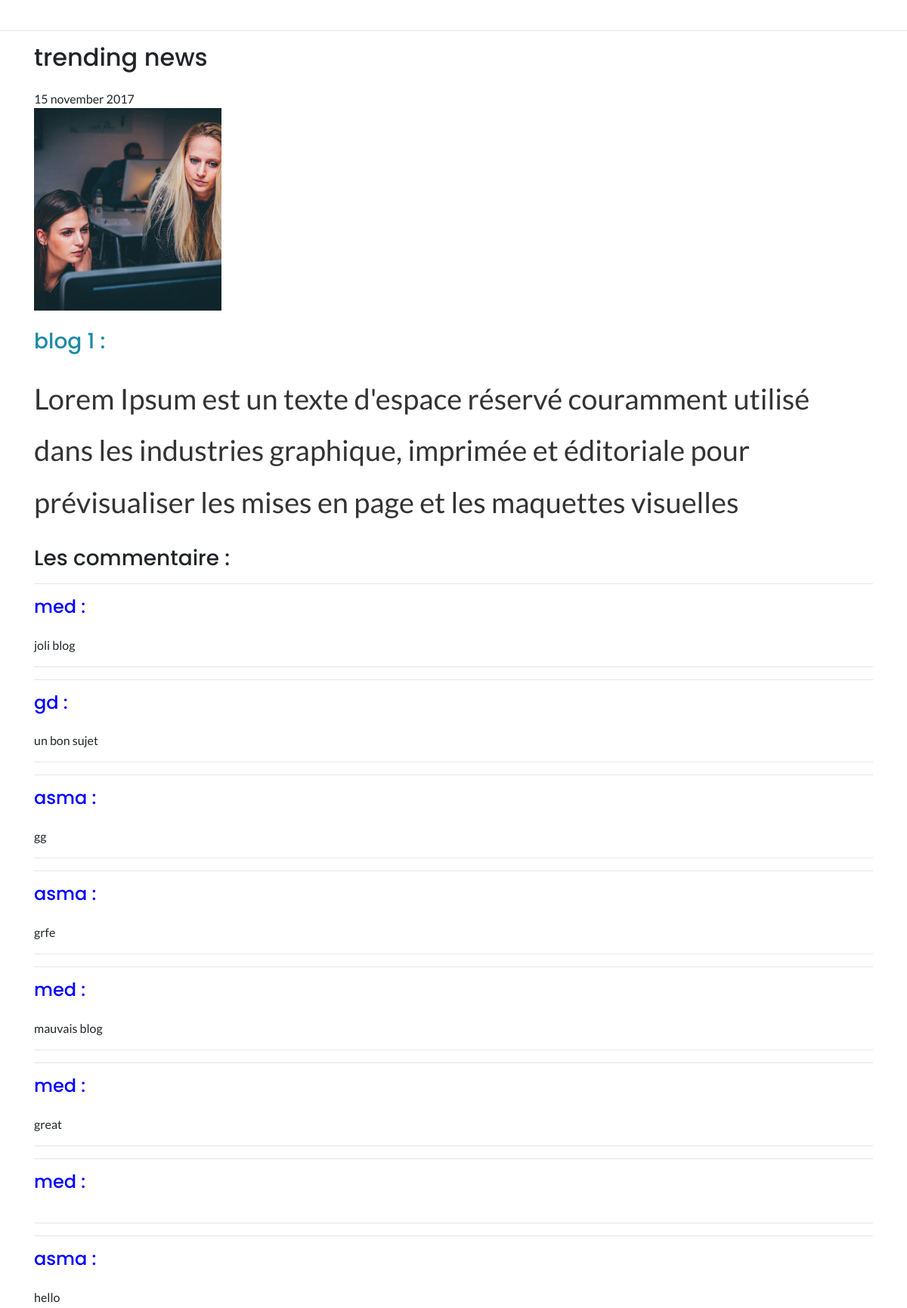
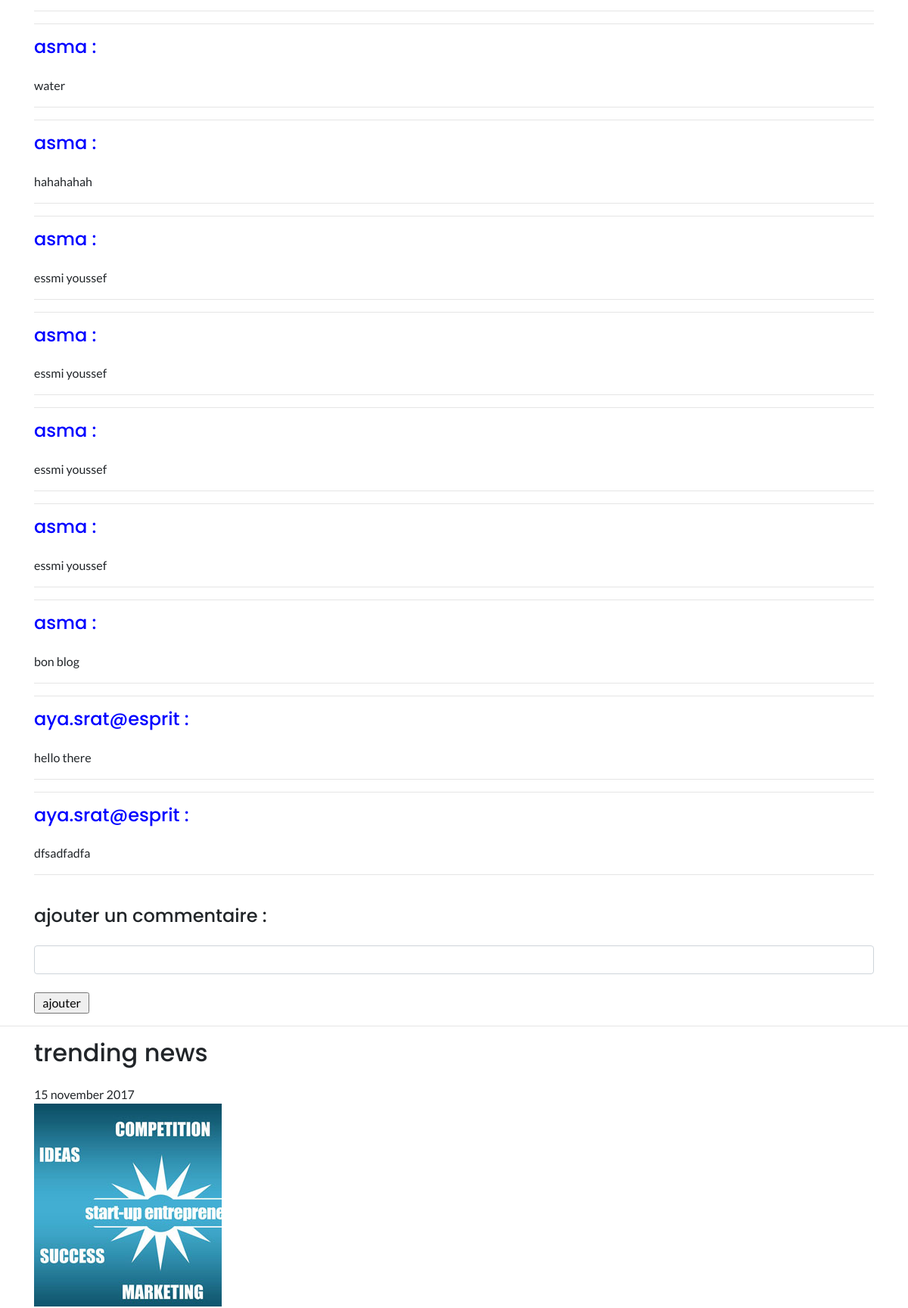
The page /1/gestion_blog_commentaire.php (signed in, upper part) on the database its author committed (2 pictures, top to bottom).
### tables this page shows
CREATE TABLE `blog` (
  `id` int(11) NOT NULL,
  `titre` varchar(20) NOT NULL,
  `sujet` text NOT NULL,
  `article` text NOT NULL,
  `image` varchar(80) NOT NULL
);

CREATE TABLE `commentaire` (
  `id` int(8) NOT NULL,
  `text` varchar(2000) NOT NULL,
  `id_b` int(8) NOT NULL,
  `nom_u` varchar(15) NOT NULL
);

### 1/blogC.php (called while the page is built, shortened)
<?php
class blogC{
  public function afficherblogg() {
      try{
          $pdo=config::getConnexion();
          $query= $pdo ->prepare(
              'SELECT * FROM blog'
          );
          $query->execute();
          return $query->fetchAll();
      }
      catch(PDOException $e){
          $e->getMessage();
      }
  }
        public function deleteblog($id)
{
    $sql="delete from blog where id = :id";
    $db=config::getConnexion();
    $query=$db->prepare($sql);
    $query->execute(['id' => $id]);
}    }
        ?>

### 1/commentC.php (called while the page is built, shortened)
<?php
class commentC{
        public function affichercommentbyid($id) {
            try{
                $pdo=config::getConnexion();
                $query= $pdo ->prepare(
                    "select * from commentaire as c where c.id_b=$id"
                );
                $query->execute();
                return $query->fetchAll();
            }
            catch(PDOException $e){
                $e->getMessage();
            }
        }
        }
?>

### 1/gestion_blog_commentaire.php (the view, shortened to what this page needs)
<?php
  include_once "BlogC.php";
  include_once "commentC.php";
  $commentC = new commentC();
  $blogC = new blogC();
  $result=$blogC->afficherblogg();
?>
<!DOCTYPE html>
<html lang="zxx">
<head>
    <link href="css/bootstrap.css" type="text/css" rel="stylesheet" media="all">
    <link href="css/blast.min.css" rel="stylesheet" />
    <link href="css/portfolio.css" type="text/css" rel="stylesheet" media="all">
    <link href="css/style.css" type="text/css" rel="stylesheet" media="all">
    <link href="css/font-awesome.min.css" rel="stylesheet">
</head>
<body id="page-top" data-spy="scroll" data-target=".navbar-fixed-top">
  <section id="blog">
      <br>
      <hr>
      <?php foreach($result as $rows) { ?>
      <section id="news 1">
          <div class="container">
              <h2>trending news </h2><span><br>
                  15 november 2017</span></h2>
              <div>
                  <img src="../back/images/<?php echo $rows['image']; ?>">
              </div>
              <br>
              <h3 style="color: rgb(29, 138, 165);">
                  <?php echo $rows['titre'];?> :
              </h3>
              <br>
              <div style="font-size: 38px;">
                  <?php echo $rows['article'];?>
              </div>
              <br>
              <h3>Les commentaire :</h3>
              <?php
                          $cmnt=$commentC->affichercommentbyid($rows['id']);
                          foreach($cmnt as $col) {?>
              <hr >
              <h4 style="color :Blue;">
                  <?php echo $col['nom_u']; ?> :
              </h4>
              <br>
              <?php echo $col['text'];?>
              <hr>
              <?php } ?>
              <br>
              <form method="POST" >
                  <h4>ajouter un commentaire :</h4>
                  <br>
                 <input type="text" class="form-control input-lg m-bot15 "  onfocusout="majus_nom();" name="text" id="text" required>
  <br>
                  <input type="submit" class="book-btn" name="submit" value="   ajouter   " onClick="cmnt()">
              </form>
              </div>
          <hr>
          <?php } ?>
      </section>
</body>
</html>

### 1/css/style.css (style rules this page uses)
body { margin: 0; font-family: 'Lato', sans-serif; background: #fff; }
h1, h2, h3, h4, h5, h6 { margin: 0; font-family: 'Poppins', sans-serif; }
p { margin: 0; color: #333; font-size: 1em; line-height: 1.8; }
.form-control { background-color: transparent; }
section { box-sizing: border-box; }

### rows shown on the page
blog: image (picture), titre "blog 1", article "Lorem Ipsum est un texte d'espace réservé couramment utilisé dans les industries graphique, imprimée et éditoriale pour prévisualiser les mises en page et les maquettes visuelles"
commentaire: nom_u "med", text "joli blog"
commentaire: nom_u "gd", text "un bon sujet"
commentaire: nom_u "asma", text "gg"
commentaire: nom_u "asma", text "grfe"
commentaire: nom_u "med", text "mauvais blog"
commentaire: nom_u "med", text "great"
commentaire: nom_u "med"
commentaire: nom_u "asma", text "hello"
commentaire: nom_u "asma", text "water"
commentaire: nom_u "asma", text "hahahahah"
commentaire: nom_u "asma", text "essmi youssef"
commentaire: nom_u "asma", text "essmi youssef"
commentaire: nom_u "asma", text "essmi youssef"
commentaire: nom_u "asma", text "essmi youssef"
commentaire: nom_u "asma", text "bon blog"
commentaire: nom_u "aya.srat@esprit", text "hello there"
commentaire: nom_u "aya.srat@esprit", text "dfsadfadfa"
blog: image (picture)
